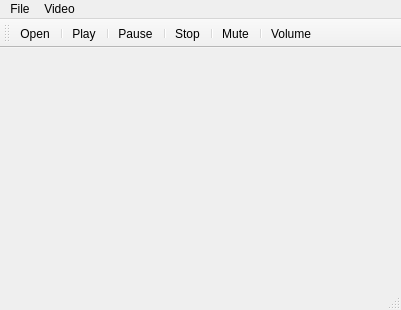
<?xml version="1.0" encoding="UTF-8"?>
<ui version="4.0">
 <class>MainWindow</class>
 <widget class="QMainWindow" name="MainWindow">
  <property name="geometry">
   <rect>
    <x>0</x>
    <y>0</y>
    <width>401</width>
    <height>310</height>
   </rect>
  </property>
  <property name="windowTitle">
   <string>MainWindow</string>
  </property>
  <widget class="QWidget" name="centralWidget"/>
  <widget class="QMenuBar" name="menuBar">
   <property name="geometry">
    <rect>
     <x>0</x>
     <y>0</y>
     <width>401</width>
     <height>21</height>
    </rect>
   </property>
   <widget class="QMenu" name="menuFile">
    <property name="title">
     <string>File</string>
    </property>
    <addaction name="actionOpen"/>
   </widget>
   <widget class="QMenu" name="menuVideo">
    <property name="title">
     <string>Video</string>
    </property>
    <addaction name="actionPlay"/>
    <addaction name="actionPause"/>
    <addaction name="actionStop"/>
   </widget>
   <addaction name="menuFile"/>
   <addaction name="menuVideo"/>
  </widget>
  <widget class="QToolBar" name="mainToolBar">
   <attribute name="toolBarArea">
    <enum>TopToolBarArea</enum>
   </attribute>
   <attribute name="toolBarBreak">
    <bool>false</bool>
   </attribute>
   <addaction name="actionOpen"/>
   <addaction name="separator"/>
   <addaction name="actionPlay"/>
   <addaction name="separator"/>
   <addaction name="actionPause"/>
   <addaction name="separator"/>
   <addaction name="actionStop"/>
   <addaction name="separator"/>
   <addaction name="actionMute"/>
   <addaction name="separator"/>
   <addaction name="actionVolume"/>
  </widget>
  <widget class="QStatusBar" name="statusBar"/>
  <action name="actionOpen">
   <property name="icon">
    <iconset resource="resources.qrc">
     <normaloff>:/images/icons/ic_action_folder_open.png</normaloff>:/images/icons/ic_action_folder_open.png</iconset>
   </property>
   <property name="text">
    <string>Open</string>
   </property>
   <property name="toolTip">
    <string>Open a file</string>
   </property>
  </action>
  <action name="actionPlay">
   <property name="icon">
    <iconset resource="resources.qrc">
     <normaloff>:/images/icons/control_play.png</normaloff>:/images/icons/control_play.png</iconset>
   </property>
   <property name="text">
    <string>Play</string>
   </property>
  </action>
  <action name="actionPause">
   <property name="icon">
    <iconset resource="resources.qrc">
     <normaloff>:/images/icons/control_pause.png</normaloff>:/images/icons/control_pause.png</iconset>
   </property>
   <property name="text">
    <string>Pause</string>
   </property>
  </action>
  <action name="actionStop">
   <property name="icon">
    <iconset resource="resources.qrc">
     <normaloff>:/images/icons/control_stop.png</normaloff>:/images/icons/control_stop.png</iconset>
   </property>
   <property name="text">
    <string>Stop</string>
   </property>
  </action>
  <action name="actionMute">
   <property name="icon">
    <iconset resource="resources.qrc">
     <normaloff>:/images/icons/ic_action_volume_mute.png</normaloff>:/images/icons/ic_action_volume_mute.png</iconset>
   </property>
   <property name="text">
    <string>Mute</string>
   </property>
  </action>
  <action name="actionVolume">
   <property name="icon">
    <iconset resource="resources.qrc">
     <normaloff>:/images/icons/ic_action_volume_up.png</normaloff>:/images/icons/ic_action_volume_up.png</iconset>
   </property>
   <property name="text">
    <string>Volume</string>
   </property>
  </action>
 </widget>
 <layoutdefault spacing="6" margin="11"/>
 <resources>
  <include location="resources.qrc"/>
 </resources>
 <connections/>
</ui>
